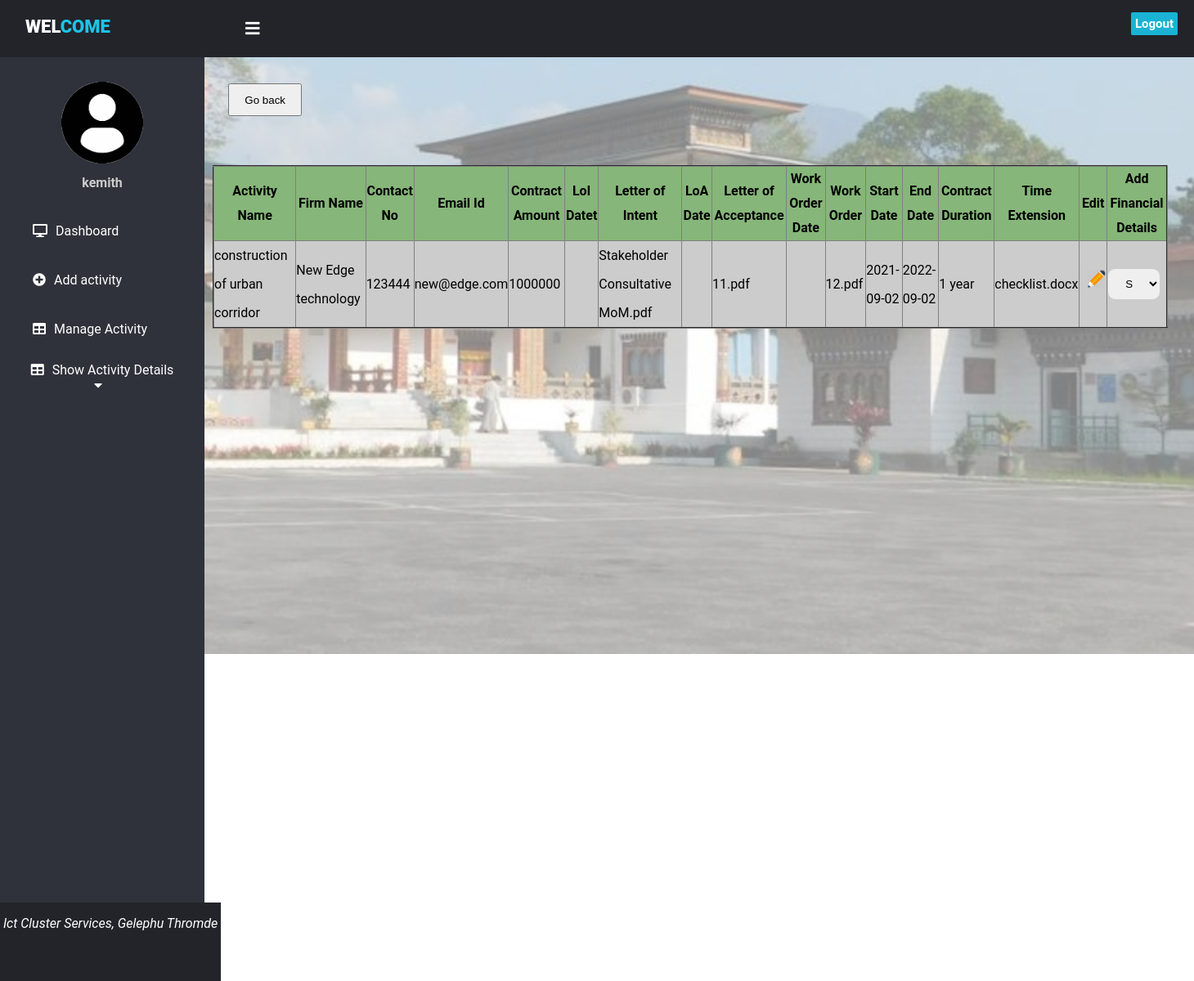
The app's page /view_contract_details.php?editid=30 (signed in) with its own data.
### tables this page shows
CREATE TABLE `contract_details` (
  `id` int(11) NOT NULL,
  `firm_name` varchar(100) NOT NULL,
  `contact_no` int(11) NOT NULL,
  `email_id` varchar(100) NOT NULL,
  `contract_amount` int(11) NOT NULL,
  `loi` varchar(100) NOT NULL,
  `loa` varchar(100) NOT NULL,
  `work_order` varchar(100) NOT NULL,
  `start_date` date NOT NULL,
  `end_date` date NOT NULL,
  `contract_duration` varchar(100) NOT NULL,
  `time_extension` varchar(100) NOT NULL,
  `user_id` int(11) NOT NULL,
  `activity_id` int(11) NOT NULL
);

CREATE TABLE `activity` (
  `id` int(11) NOT NULL,
  `activity_name` varchar(100) NOT NULL,
  `FY` int(11) NOT NULL,
  `approved_budget` int(11) NOT NULL,
  `technical_sanction` varchar(1000) NOT NULL,
  `adms_fs` varchar(1000) NOT NULL,
  `nit` varchar(1000) NOT NULL,
  `created_date` timestamp NOT NULL DEFAULT CURRENT_TIMESTAMP ON UPDATE CURRENT_TIMESTAMP,
  `user_id` int(11) NOT NULL,
  `mode_of_execution` varchar(100) NOT NULL
);

### view_contract_details.php (the view, shortened to what this page needs)
<!DOCTYPE html>
<html>
<head>
<link href="https://cdnjs.cloudflare.com/ajax/libs/font-awesome/5.13.0/css/all.min.css" rel="stylesheet">
<link rel="stylesheet" href="css/style.css">
</head>
<body>
<header>
	<label for="check">
	<i class="fas fa-bars" id="sidebar_btn"></i>
	</label>
	<div class="left_area">
	<h3>&nbsp;&nbsp;Wel<span>come</span></h3>
	</div>
	<div class="right_area">
	<a href="logout.php" class="logout_btn">Logout</a>
</header>
	<div class="sidebar">
	<center>
	<img src="images/profile.jpg" class="profile_image" alt="">
	<h4><?php
	include('connection.php');
	echo $_SESSION['username'];
	?></h4>
	</center>
	<a href="dashboard.php"><i class="fas fa-desktop"></i><span>Dashboard</span></a>
	<a href="add_activity.php"><i class="fa fa-plus-circle"></i><span>Add activity</span></a>
    <a href="manage_activity.php"><i class="fas fa-table"></i><span>Manage Activity</span></a>
	<div class="navbar">
	<div class="dropdown">
	<button class="dropbtn"><i class="fas fa-table"></i><span>Show Activity Details</span>
	<i class="fa fa-caret-down"></i>
	</button>
	</div>
	</div>	</div>
	<div class="content">
	<button type="button" class="btn btn-primary" style="width:90px;height:5%;margin-top:7%;margin-left:2%;"><a href="view_contract.php" style="color:black;text-decoration: none;">Go back</a></button>
			<?php
			$user=$_SESSION['username'];
			$a_id=$_GET['editid'];
			$query1=mysqli_query($db,"SELECT * FROM users where username='$user'");
			$row=mysqli_fetch_array($query1);
			$id=$row['id'];
			$query = mysqli_query($db,"SELECT activity.activity_name,contract_details.* from contract_details,activity where contract_details.activity_id=activity.id and contract_details.user_id='$id' and contract_details.activity_id='$a_id' ORDER BY contract_details.id DESC");
			if($query-> num_rows > 0){?>
			<table align="center" cellspacing="0" cellpadding="0" border="2" style="width:80%;line-height:35px;margin-left:10px;margin-top:60px;border-collapse:collapse;position:absolute;">
			<tr>
			<th>Activity Name</th>
			<th>Firm Name</th>
			<th>Contact No</th>
			<th>Email Id</th>
			<th>Contract Amount</th>
			<th>LoI Datet</th>
			<th>Letter of Intent</th>
			<th>LoA Date</th>
			<th>Letter of Acceptance</th>
			<th>Work Order Date</th>
			<th>Work Order</th>
			<th>Start Date</th>
			<th>End Date</th>
			<th>Contract Duration</th>
			<th>Time Extension</th>
			<th>Edit</th>
			<th>Add Financial Details</th>
			</tr>
			<tr>
			<?php
				while ($row = $query->fetch_assoc()){
					?>
					<td><?php echo htmlentities ($row['activity_name']);?></td>
					<td><?php echo htmlentities ($row['firm_name']);?></td>
					<td><?php echo htmlentities ($row['contact_no']);?></td>
					<td><?php echo htmlentities ($row['email_id']);?></td>
					<td><?php echo htmlentities ($row['contract_amount']);?></td>
					<td><?php echo htmlentities ($row['loi_date']);?></td>
					<td><?php echo htmlentities ($row['loi']);?></td>
					<td><?php echo htmlentities ($row['loa_date']);?></td>
					<td><?php echo htmlentities ($row['loa']);?></td>
					<td><?php echo htmlentities ($row['work_order_date']);?></td>
					<td><?php echo htmlentities ($row['work_order']);?></td>
					<td><?php echo htmlentities ($row['start_date']);?></td>
					<td><?php echo htmlentities ($row['end_date']);?></td>
					<td><?php echo htmlentities ($row['contract_duration']);?></td>
					<td><?php echo htmlentities ($row['time_extension']);?></td>
					<td><a href="edit_contract_details.php?editid=<?php echo htmlentities ($a_id);?>"><img src="images/edit.png" width="25px" style="padding-left:8px" title="Edit"></a>
          			<td>
					<select onchange="la(this.value)">
					<option disabled selected>Select</option>
					</select></td>
					</tr>
					<?php
				}
			}
		else{?>
			<button type="button" class="btn btn-primary" style="width:90px;height:5%;margin-top:7%;margin-left:2%;">
			<a href="add_contract_details.php?editid=<?php echo htmlentities($a_id); ?>" style="color:black;text-decoration: none;">Add</a></button>
		<?php }?>
		</table>
		<?php include "footer.php"?>
	</div>
</body>
</html>

### css/style.css (style rules this page uses)
header { position:fixed; background: #22242A; padding: 20px; width: 100%; height:30px; }
.left_area h3 { color:#fff; margin:0; text-transform:uppercase; font-size:22px; font-weight:900; }
.left_area span { color:#1DC4E7; }
.logout_btn { padding:5px; background:#19B3D3; text-decoration:none; float:right; margin-top:-30px; margin-right:40px; border-radius:2px; font-size:15px; font-weight:600; color:#fff; transition:0.5s; transition-property:background; }
.sidebar { background:#2F323A; margin-top:70px; padding-top:30px; position:absolute; left:0; width:250px; height:100%; transition:0.5s; transition-property:left; }
.sidebar .profile_image { width:100px; height:100px; border-radius:100px; margin-bottom:10px; }
.sidebar h4 { color:#ccc; margin-top:0; margin-bottom:20px; }
.sidebar a { color:#fff; display:block; width:100%; line-height:60px; text-decoration:none; padding-left:40px; box-sizing:border-box; transition:0.5s; transition-property:background; }
.sidebar i { padding-right:10px; }
label #sidebar_btn { z-index:1; color:#fff; position:fixed; cursor:pointer; left:300px; font-size:20px; margin:5px 0; transition:0.5s; transition-property:color; }
.content { margin-left:250px; background:url('../images/gelephu1.png'); background-position:right; background-size:cover; height: 100vh; width: 100%; transition:0.5s; }
label { font-family:Serif; font-weight: bold; font-size: 20px; }
select { width:90%; border:1px solid #ccc; border-radius:10px; display:inline-block; padding:10px 17px; }
th { margin-left:10px; background-color:#86b679; line-height:30px; }
tr:nth-child(even) { background-color:#ccc; }
tr:nth-child(odd) { background-color:#fff; }
.navbar { overflow: hidden; background-color: #2F323A; padding-right:11px; }
.dropdown { float: left; overflow: hidden; }
.dropdown .dropbtn { font-size: 16px; border: none; outline: none; color: white; padding: 10px 30px; background-color: inherit; font-family: inherit; margin: 0; width:250px; }

### view_contract_details.php (style rules this page uses)
body { margin:0; padding:0; font-family:"Roboto", sans-serif; }

### records on screen
contract_details: activity.activity_name "construction of urban corridor", firm_name "New Edge technology", contact_no "123444", email "new@edge.com", contract_amount "1000000", loi "Stakeholder Consultative MoM.pdf", loa "11.pdf", work_order "12.pdf", start_date "2021-09-02", end_date "2022-09-02", contract_duration "1 year", time_extension "checklist.docx"

### other values on screen
$_SESSION['username'] "kemith"
